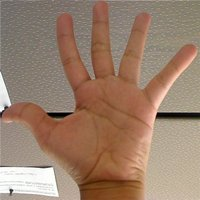
//> input picture day5/hist_backprojection/base.jpg, 200 x 200 px
$ ./Backprojection base.jpg   (built with g++ and OpenCV 4)
//> lines starting //> are read from the running program, lines starting //| are printed output that depends on the picture
#include <opencv2/imgproc.hpp>
#include <opencv2/imgcodecs.hpp>
#include <opencv2/highgui.hpp>
#include <iostream>

using namespace cv;
using namespace std;

Mat hue;
int bins = 25;

void Hist_and_Backproj(int, void*);

int main(int argc, char** argv){
    CommandLineParser parser( argc, argv, "{@input |  | input image}" );
    Mat src = imread( parser.get<String>( "@input" ) );
//> src is the input picture: 200 rows x 200 cols, CV_8UC3; mean B, G, R 107.8, 127.1, 154.3
    if( src.empty() )
    {
        cout << "Could not open or find the image!\n" << endl;
        cout << "Usage: " << argv[0] << " <Input image>" << endl;
        return -1;
    }

    Mat hsv;
    cvtColor(src, hsv, COLOR_BGR2HSV);
//> hsv: 200 rows x 200 cols, CV_8UC3; mean H, S, V 15.5, 80.3, 154.4

    hue.create(hsv.size(), hsv.depth());
    int ch[] = {0,0};
    mixChannels(&hsv, 1, &hue, 1, ch, 1);
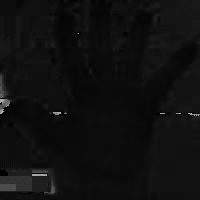
//> hue: 200 rows x 200 cols, CV_8UC1; min 0, max 179, mean 15.5

    const char* window_image = "Source Image";
    namedWindow(window_image);
    createTrackbar("* Hue Bins:", window_image,&bins, 256, Hist_and_Backproj);
    Hist_and_Backproj(0, 0);

    imshow(window_image, src);
    waitKey();

    return 0;
}

void Hist_and_Backproj(int, void*){
    int histSize =  MAX(bins, 2);
    float hueRange[] = {0, 180};
    const float* ranges[] = { hueRange };
    int channels[] = {0};

    Mat hist;
    calcHist(&hue, 1, channels, Mat(), hist, 1, &histSize, ranges, true, false);
//> hist = 25 values, max 21053 at index 1, min 0 at index 7, mean 1600
    normalize(hist, hist, 0, 255, NORM_MINMAX, -1, Mat());
//> hist = 25 values, max 255 at index 1, min 0 at index 7, mean 19.38

    Mat backproj;
    calcBackProject(&hue, 1, 0, hist, backproj, ranges, 1, true);
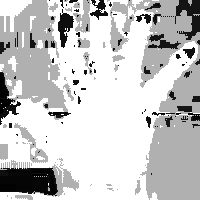
//> backproj: 200 rows x 200 cols, CV_8UC1; min 0, max 255, mean 199.7

    imshow("BackProj", backproj);

    int w = 400, h = 400;
    int bin_w = cvRound((double) w/ histSize);

    Mat histImg = Mat::zeros(h, w, CV_8UC3);

    for(int i =0;i<bins; i++){
        rectangle(histImg, Point(i*bin_w,h), Point((i+1)*bin_w,h - cvRound(hist.at<float>(i) * h/255.0)),
            Scalar(0, 0, 255), FILLED);

    }
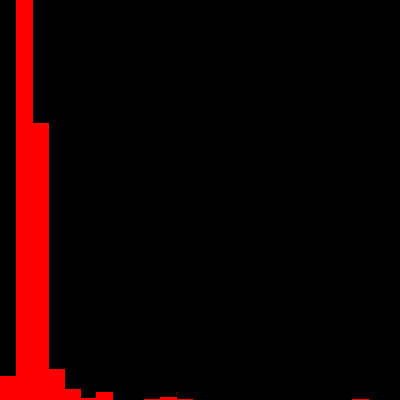
//> histImg: 400 rows x 400 cols, CV_8UC3; mean B, G, R 0, 0, 20

    imshow("Histogram", histImg);
}
